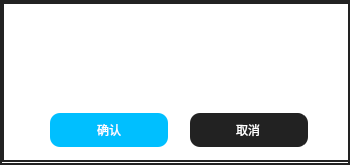
<?xml version="1.0" encoding="UTF-8"?>
<ui version="4.0">
 <class>WarnPop</class>
 <widget class="QWidget" name="WarnPop">
  <property name="geometry">
   <rect>
    <x>0</x>
    <y>0</y>
    <width>350</width>
    <height>165</height>
   </rect>
  </property>
  <property name="minimumSize">
   <size>
    <width>350</width>
    <height>160</height>
   </size>
  </property>
  <property name="maximumSize">
   <size>
    <width>16777215</width>
    <height>210</height>
   </size>
  </property>
  <property name="windowTitle">
   <string>Form</string>
  </property>
  <property name="styleSheet">
   <string notr="true">QWidget
{
	background:rgb(255,255,255);
	color:rgb(34,34,34);
	border:2px solid rgb(34,34,34);
	border:2px solid #222222;
}</string>
  </property>
  <layout class="QGridLayout" name="gridLayout">
   <property name="leftMargin">
    <number>2</number>
   </property>
   <property name="topMargin">
    <number>2</number>
   </property>
   <property name="rightMargin">
    <number>2</number>
   </property>
   <property name="bottomMargin">
    <number>2</number>
   </property>
   <property name="spacing">
    <number>0</number>
   </property>
   <item row="0" column="0">
    <widget class="QWidget" name="widget_All" native="true">
     <property name="minimumSize">
      <size>
       <width>350</width>
       <height>160</height>
      </size>
     </property>
     <property name="maximumSize">
      <size>
       <width>16777215</width>
       <height>160</height>
      </size>
     </property>
     <property name="styleSheet">
      <string notr="true">QPushButton
{
	font: 10pt &quot;微软雅黑&quot;;	
	color:rgb(255,255,255);
	background:#222222;
}
QLineEdit
{
	padding:5px;
	font: 9pt &quot;微软雅黑&quot;;	
}</string>
     </property>
     <layout class="QVBoxLayout" name="verticalLayout">
      <property name="spacing">
       <number>2</number>
      </property>
      <property name="leftMargin">
       <number>2</number>
      </property>
      <property name="topMargin">
       <number>2</number>
      </property>
      <property name="rightMargin">
       <number>2</number>
      </property>
      <property name="bottomMargin">
       <number>2</number>
      </property>
      <item>
       <widget class="QWidget" name="widget" native="true">
        <property name="minimumSize">
         <size>
          <width>350</width>
          <height>100</height>
         </size>
        </property>
        <property name="maximumSize">
         <size>
          <width>16777215</width>
          <height>100</height>
         </size>
        </property>
        <property name="styleSheet">
         <string notr="true">QWidget
{
	border:0;
}</string>
        </property>
        <layout class="QGridLayout" name="gridLayout_2">
         <property name="leftMargin">
          <number>0</number>
         </property>
         <property name="topMargin">
          <number>0</number>
         </property>
         <property name="rightMargin">
          <number>0</number>
         </property>
         <property name="bottomMargin">
          <number>0</number>
         </property>
         <property name="spacing">
          <number>0</number>
         </property>
         <item row="0" column="0">
          <layout class="QHBoxLayout" name="horizontalLayout">
           <property name="spacing">
            <number>0</number>
           </property>
           <property name="leftMargin">
            <number>2</number>
           </property>
           <property name="topMargin">
            <number>0</number>
           </property>
           <property name="rightMargin">
            <number>4</number>
           </property>
           <property name="bottomMargin">
            <number>2</number>
           </property>
           <item>
            <widget class="QPushButton" name="warn_logo">
             <property name="maximumSize">
              <size>
               <width>100</width>
               <height>16777215</height>
              </size>
             </property>
             <property name="styleSheet">
              <string notr="true">background:transparent;
border:none;
padding-left:13;</string>
             </property>
             <property name="text">
              <string/>
             </property>
             <property name="icon">
              <iconset resource="res.qrc">
               <normaloff>:/icon/warn2.png</normaloff>:/icon/warn2.png</iconset>
             </property>
             <property name="iconSize">
              <size>
               <width>55</width>
               <height>55</height>
              </size>
             </property>
            </widget>
           </item>
           <item>
            <widget class="QLabel" name="label_WarnText">
             <property name="styleSheet">
              <string notr="true">border:none;
border-right:2px solid #222222;
font: 14pt &quot;微软雅黑&quot;;
padding:9px 0 0 10px;</string>
             </property>
             <property name="text">
              <string/>
             </property>
            </widget>
           </item>
          </layout>
         </item>
        </layout>
       </widget>
      </item>
      <item>
       <widget class="QWidget" name="widget_2" native="true">
        <property name="minimumSize">
         <size>
          <width>348</width>
          <height>60</height>
         </size>
        </property>
        <property name="maximumSize">
         <size>
          <width>16777215</width>
          <height>60</height>
         </size>
        </property>
        <property name="styleSheet">
         <string notr="true">QWidget
{
	border:0;
	border-right:2px solid #222222;
	margin-right:2px;
}</string>
        </property>
        <layout class="QHBoxLayout" name="horizontalLayout_2">
         <property name="spacing">
          <number>20</number>
         </property>
         <property name="rightMargin">
          <number>20</number>
         </property>
         <item>
          <spacer name="horizontalSpacer">
           <property name="orientation">
            <enum>Qt::Orientation::Horizontal</enum>
           </property>
           <property name="sizeHint" stdset="0">
            <size>
             <width>40</width>
             <height>20</height>
            </size>
           </property>
          </spacer>
         </item>
         <item>
          <widget class="QPushButton" name="btn_Confirm">
           <property name="minimumSize">
            <size>
             <width>120</width>
             <height>34</height>
            </size>
           </property>
           <property name="maximumSize">
            <size>
             <width>150</width>
             <height>16777215</height>
            </size>
           </property>
           <property name="cursor">
            <cursorShape>PointingHandCursor</cursorShape>
           </property>
           <property name="styleSheet">
            <string notr="true">QPushButton
{
	background:#00BFFF ;
	border-radius:10px;
	border:none;
}
QPushButton:disabled
{
	background:rgb(0, 170, 255);
}
QPushButton:hover
{
	background-color: rgb(0, 136, 204);
}</string>
           </property>
           <property name="text">
            <string>确认</string>
           </property>
          </widget>
         </item>
         <item>
          <widget class="QPushButton" name="btn_Cancle">
           <property name="minimumSize">
            <size>
             <width>120</width>
             <height>34</height>
            </size>
           </property>
           <property name="maximumSize">
            <size>
             <width>150</width>
             <height>16777215</height>
            </size>
           </property>
           <property name="cursor">
            <cursorShape>PointingHandCursor</cursorShape>
           </property>
           <property name="styleSheet">
            <string notr="true">QPushButton
{
	border-radius:10;
}
QPushButton:hover
{
	background:rgb(65, 65, 65);
	border:none;
}</string>
           </property>
           <property name="text">
            <string>取消</string>
           </property>
          </widget>
         </item>
         <item>
          <spacer name="horizontalSpacer_2">
           <property name="orientation">
            <enum>Qt::Orientation::Horizontal</enum>
           </property>
           <property name="sizeType">
            <enum>QSizePolicy::Policy::Fixed</enum>
           </property>
           <property name="sizeHint" stdset="0">
            <size>
             <width>22</width>
             <height>16</height>
            </size>
           </property>
          </spacer>
         </item>
        </layout>
       </widget>
      </item>
     </layout>
    </widget>
   </item>
  </layout>
 </widget>
 <resources>
  <include location="res.qrc"/>
 </resources>
 <connections/>
</ui>
